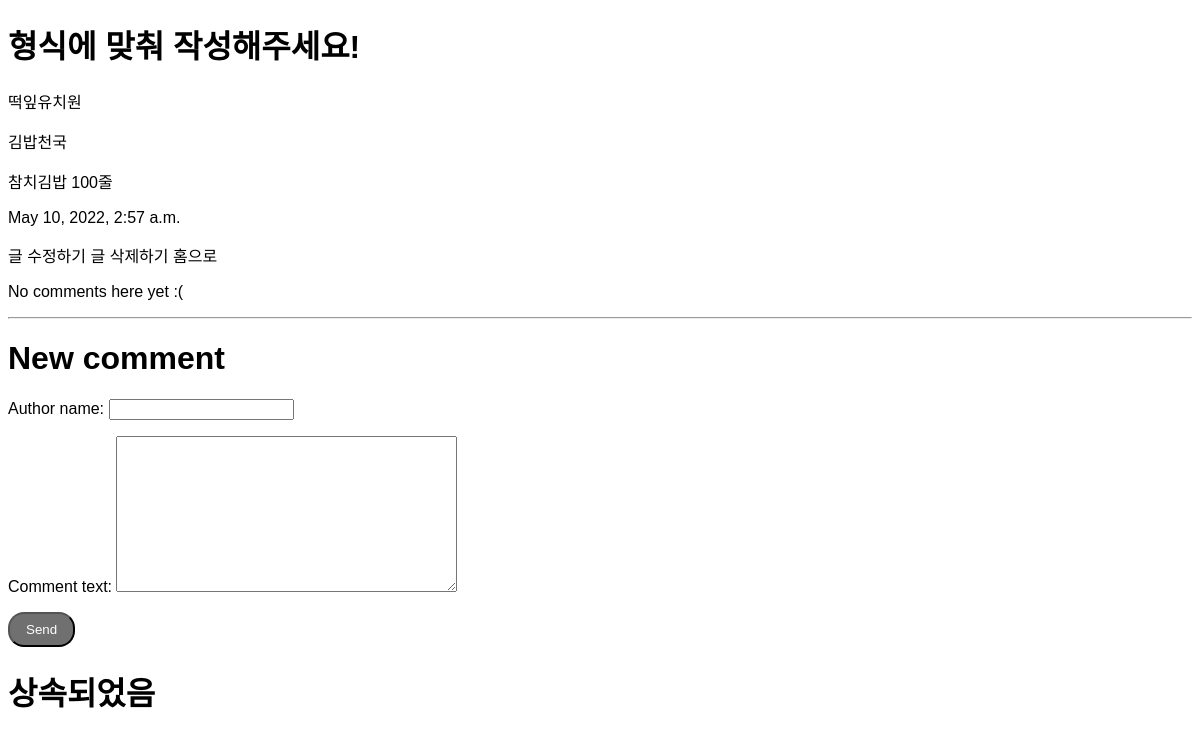
The app's page /blog/13 with its own data.
### blog/models.py (models this page shows, shortened)
class Blog(models.Model):
    title = models.CharField(max_length=30)
    sub_title = models.CharField(max_length=30, default="")
    contents = models.TextField()
    created_at = models.DateTimeField(auto_now_add = True)
    image = models.ImageField(upload_to = "blog/", blank=True, null=True)

### blog/views.py (the view)
# urls.py: path('blog/<int:id>', blog.views.detail, name='detail'),
def detail(request,id): # 페이지 & 쿼리셋 가져오기 함수
    blog = get_object_or_404(Blog, pk = id)
    form=CommentForm()
    return render(request, 'detail.html', {'blog':blog, 'form':form})

### blog/forms.py
class CommentForm(forms.ModelForm):
    class Meta:
        model=Comment
        fields=('author_name', 'comment_text')

### blog/templates/detail.html (shortened to what this page needs)
{% extends 'base.html' %} {% block contents %}
<h1>형식에 맞춰 작성해주세요!</h1>
<p>{{blog.title}}</p>
<p>{{blog.sub_title}}</p>
<p>{{blog.contents}}</p>
<p>{{blog.created_at}}</p>
<a href='{% url 'edit' blog.id %}'>글 수정하기</a>
<a href='{% url 'delete' blog.id %}'>글 삭제하기</a>
<a href='{% url 'home' %}'>홈으로</a>
{% for comment in blog.comments.all %}
    <div class="comment">
        <div class="date">{{ comment.created_at }}</div>
        <strong>{{ comment.author_name }}</strong>
        <p>{{ comment.comment_text|linebreaks }}</p>
    </div>
{% empty %}
    <p>No comments here yet :(</p>
{% endfor %}
<hr>
    <h1>New comment</h1>
    <form action = "{% url 'add_comment_to_post' blog.id %}" method="POST" class="post-form">{% csrf_token %}
        {{ form.as_p }}
        <button type="submit" class="save btn btn-default">Send</button>
    </form>
{% endblock %}

### blog/static/style.css (style rules this page uses)
body { font-family: 'Jua', sans-serif; }
a { text-decoration: none; color: black; }
.btn { color: white; background-color: #707070; padding: 0.5rem 1rem; border-radius: 1rem; }

### records on screen
Blog: title "떡잎유치원", sub_title "김밥천국", contents "참치김밥 100줄", created_at "May 10, 2022, 2:57 a.m."
